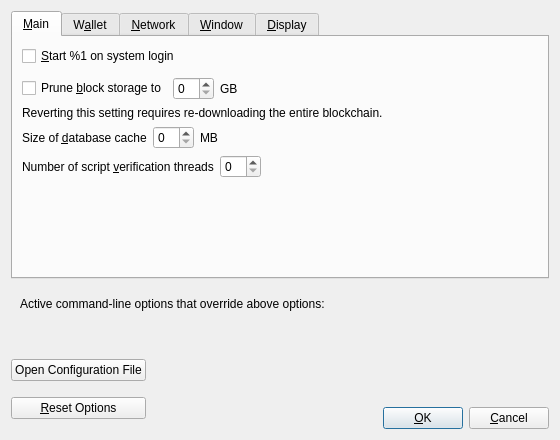
<?xml version="1.0" encoding="UTF-8"?>
<ui version="4.0">
 <class>OptionsDialog</class>
 <widget class="QDialog" name="OptionsDialog">
  <property name="geometry">
   <rect>
    <x>0</x>
    <y>0</y>
    <width>560</width>
    <height>440</height>
   </rect>
  </property>
  <property name="windowTitle">
   <string>Options</string>
  </property>
  <property name="modal">
   <bool>true</bool>
  </property>
  <layout class="QVBoxLayout" name="verticalLayout">
   <item>
    <widget class="QTabWidget" name="tabWidget">
     <property name="currentIndex">
      <number>0</number>
     </property>
     <widget class="QWidget" name="tabMain">
      <attribute name="title">
       <string>&amp;Main</string>
      </attribute>
      <layout class="QVBoxLayout" name="verticalLayout_Main">
       <item>
        <widget class="QCheckBox" name="bitcoinAtStartup">
         <property name="toolTip">
          <string>Automatically start %1 after logging in to the system.</string>
         </property>
         <property name="text">
          <string>&amp;Start %1 on system login</string>
         </property>
        </widget>
       </item>
       <item>
        <spacer name="horizontalSpacer_0_Main">
         <property name="orientation">
          <enum>Qt::Horizontal</enum>
         </property>
         <property name="sizeHint" stdset="0">
          <size>
           <width>40</width>
           <height>5</height>
          </size>
         </property>
        </spacer>
       </item>
       <item>
       <layout class="QHBoxLayout" name="horizontalLayout_Main_Prune">
        <item>
         <widget class="QCheckBox" name="prune">
          <property name="toolTip">
           <string>Disables some advanced features but all blocks will still be fully validated. Reverting this setting requires re-downloading the entire blockchain. Actual disk usage may be somewhat higher.</string>
          </property>
          <property name="text">
           <string>Prune &amp;block storage to</string>
          </property>
         </widget>
        </item>
        <item>
         <widget class="QSpinBox" name="pruneSize"/>
        </item>
         <item>
          <widget class="QLabel" name="pruneSizeUnitLabel">
           <property name="text">
            <string>GB</string>
           </property>
           <property name="textFormat">
            <enum>Qt::PlainText</enum>
           </property>
          </widget>
         </item>
         <item>
          <spacer name="horizontalSpacer_Main_Prune">
           <property name="orientation">
            <enum>Qt::Horizontal</enum>
           </property>
           <property name="sizeHint" stdset="0">
            <size>
             <width>40</width>
             <height>20</height>
            </size>
           </property>
          </spacer>
         </item>
        </layout>
       </item>
       <item>
        <widget class="QLabel" name="pruneWarning">
         <property name="text">
          <string>Reverting this setting requires re-downloading the entire blockchain.</string>
         </property>
         <property name="textFormat">
          <enum>Qt::PlainText</enum>
         </property>
        </widget>
       </item>
       <item>
        <layout class="QHBoxLayout" name="horizontalLayout_2_Main">
         <item>
          <widget class="QLabel" name="databaseCacheLabel">
           <property name="text">
            <string>Size of &amp;database cache</string>
           </property>
           <property name="textFormat">
            <enum>Qt::PlainText</enum>
           </property>
           <property name="buddy">
            <cstring>databaseCache</cstring>
           </property>
          </widget>
         </item>
         <item>
          <widget class="QSpinBox" name="databaseCache"/>
         </item>
         <item>
          <widget class="QLabel" name="databaseCacheUnitLabel">
           <property name="text">
            <string>MB</string>
           </property>
           <property name="textFormat">
            <enum>Qt::PlainText</enum>
           </property>
          </widget>
         </item>
         <item>
          <spacer name="horizontalSpacer_2_Main">
           <property name="orientation">
            <enum>Qt::Horizontal</enum>
           </property>
           <property name="sizeHint" stdset="0">
            <size>
             <width>40</width>
             <height>20</height>
            </size>
           </property>
          </spacer>
         </item>
        </layout>
       </item>
       <item>
        <layout class="QHBoxLayout" name="horizontalLayout_Main_VerifyLabel">
         <item>
          <widget class="QLabel" name="threadsScriptVerifLabel">
           <property name="text">
            <string>Number of script &amp;verification threads</string>
           </property>
           <property name="textFormat">
            <enum>Qt::PlainText</enum>
           </property>
           <property name="buddy">
            <cstring>threadsScriptVerif</cstring>
           </property>
          </widget>
         </item>
         <item>
          <widget class="QSpinBox" name="threadsScriptVerif">
           <property name="toolTip">
            <string>(0 = auto, &lt;0 = leave that many cores free)</string>
           </property>
          </widget>
         </item>
         <item>
          <spacer name="horizontalSpacer_Main_Threads">
           <property name="orientation">
            <enum>Qt::Horizontal</enum>
           </property>
           <property name="sizeHint" stdset="0">
            <size>
             <width>40</width>
             <height>20</height>
            </size>
           </property>
          </spacer>
         </item>
        </layout>
       </item>
       <item>
        <spacer name="verticalSpacer_Main">
         <property name="orientation">
          <enum>Qt::Vertical</enum>
         </property>
         <property name="sizeHint" stdset="0">
          <size>
           <width>20</width>
           <height>40</height>
          </size>
         </property>
        </spacer>
       </item>
      </layout>
     </widget>
     <widget class="QWidget" name="tabWallet">
      <attribute name="title">
       <string>W&amp;allet</string>
      </attribute>
      <layout class="QVBoxLayout" name="verticalLayout_Wallet">
       <item>
        <widget class="QGroupBox" name="groupBox">
         <property name="title">
          <string>Expert</string>
         </property>
         <layout class="QVBoxLayout" name="verticalLayout_2">
          <item>
           <widget class="QCheckBox" name="coinControlFeatures">
            <property name="toolTip">
             <string>Whether to show coin control features or not.</string>
            </property>
            <property name="text">
             <string>Enable coin &amp;control features</string>
            </property>
           </widget>
          </item>
          <item>
           <widget class="QCheckBox" name="spendZeroConfChange">
            <property name="toolTip">
             <string>If you disable the spending of unconfirmed change, the change from a transaction cannot be used until that transaction has at least one confirmation. This also affects how your balance is computed.</string>
            </property>
            <property name="text">
             <string>&amp;Spend unconfirmed change</string>
            </property>
           </widget>
          </item>
         </layout>
        </widget>
       </item>
       <item>
        <spacer name="verticalSpacer_Wallet">
         <property name="orientation">
          <enum>Qt::Vertical</enum>
         </property>
         <property name="sizeHint" stdset="0">
          <size>
           <width>20</width>
           <height>40</height>
          </size>
         </property>
        </spacer>
       </item>
      </layout>
     </widget>
     <widget class="QWidget" name="tabNetwork">
      <attribute name="title">
       <string>&amp;Network</string>
      </attribute>
      <layout class="QVBoxLayout" name="verticalLayout_Network">
       <item>
        <widget class="QCheckBox" name="mapPortUpnp">
         <property name="toolTip">
          <string>Automatically open the Grosh client port on the router. This only works when your router supports UPnP and it is enabled.</string>
         </property>
         <property name="text">
          <string>Map port using &amp;UPnP</string>
         </property>
        </widget>
       </item>
       <item>
        <widget class="QCheckBox" name="allowIncoming">
         <property name="toolTip">
          <string>Accept connections from outside.</string>
         </property>
         <property name="text">
          <string>Allow incomin&amp;g connections</string>
         </property>
        </widget>
       </item>
       <item>
        <widget class="QCheckBox" name="connectSocks">
         <property name="toolTip">
          <string>Connect to the Grosh network through a SOCKS5 proxy.</string>
         </property>
         <property name="text">
          <string>&amp;Connect through SOCKS5 proxy (default proxy):</string>
         </property>
        </widget>
       </item>
       <item>
        <layout class="QHBoxLayout" name="horizontalLayout_1_Network">
         <item>
          <widget class="QLabel" name="proxyIpLabel">
           <property name="text">
            <string>Proxy &amp;IP:</string>
           </property>
           <property name="textFormat">
            <enum>Qt::PlainText</enum>
           </property>
           <property name="buddy">
            <cstring>proxyIp</cstring>
           </property>
          </widget>
         </item>
         <item>
          <widget class="QValidatedLineEdit" name="proxyIp">
           <property name="minimumSize">
            <size>
             <width>140</width>
             <height>0</height>
            </size>
           </property>
           <property name="maximumSize">
            <size>
             <width>140</width>
             <height>16777215</height>
            </size>
           </property>
           <property name="toolTip">
            <string>IP address of the proxy (e.g. IPv4: 127.0.0.1 / IPv6: ::1)</string>
           </property>
          </widget>
         </item>
         <item>
          <widget class="QLabel" name="proxyPortLabel">
           <property name="text">
            <string>&amp;Port:</string>
           </property>
           <property name="textFormat">
            <enum>Qt::PlainText</enum>
           </property>
           <property name="buddy">
            <cstring>proxyPort</cstring>
           </property>
          </widget>
         </item>
         <item>
          <widget class="QLineEdit" name="proxyPort">
           <property name="minimumSize">
            <size>
             <width>55</width>
             <height>0</height>
            </size>
           </property>
           <property name="maximumSize">
            <size>
             <width>55</width>
             <height>16777215</height>
            </size>
           </property>
           <property name="toolTip">
            <string>Port of the proxy (e.g. 9050)</string>
           </property>
          </widget>
         </item>
         <item>
          <spacer name="horizontalSpacer_1_Network">
           <property name="orientation">
            <enum>Qt::Horizontal</enum>
           </property>
           <property name="sizeHint" stdset="0">
            <size>
             <width>40</width>
             <height>20</height>
            </size>
           </property>
          </spacer>
         </item>
        </layout>
       </item>
       <item>
        <layout class="QHBoxLayout" name="horizontalLayout_2_Network">
         <item>
          <widget class="QLabel" name="proxyActiveNets">
           <property name="text">
            <string>Used for reaching peers via:</string>
           </property>
           <property name="textFormat">
            <enum>Qt::PlainText</enum>
           </property>
          </widget>
         </item>
         <item>
          <widget class="QCheckBox" name="proxyReachIPv4">
           <property name="enabled">
            <bool>false</bool>
           </property>
           <property name="toolTip">
            <string>Shows if the supplied default SOCKS5 proxy is used to reach peers via this network type.</string>
           </property>
           <property name="text">
            <string/>
           </property>
          </widget>
         </item>
         <item>
          <widget class="QLabel" name="proxyReachIPv4Label">
           <property name="text">
            <string>IPv4</string>
           </property>
           <property name="textFormat">
            <enum>Qt::PlainText</enum>
           </property>
          </widget>
         </item>
         <item>
          <widget class="QCheckBox" name="proxyReachIPv6">
           <property name="enabled">
            <bool>false</bool>
           </property>
           <property name="toolTip">
            <string>Shows if the supplied default SOCKS5 proxy is used to reach peers via this network type.</string>
           </property>
           <property name="text">
            <string/>
           </property>
          </widget>
         </item>
         <item>
          <widget class="QLabel" name="proxyReachIPv6Label">
           <property name="text">
            <string>IPv6</string>
           </property>
           <property name="textFormat">
            <enum>Qt::PlainText</enum>
           </property>
          </widget>
         </item>
         <item>
          <widget class="QCheckBox" name="proxyReachTor">
           <property name="enabled">
            <bool>false</bool>
           </property>
           <property name="toolTip">
            <string>Shows if the supplied default SOCKS5 proxy is used to reach peers via this network type.</string>
           </property>
           <property name="text">
            <string/>
           </property>
          </widget>
         </item>
         <item>
          <widget class="QLabel" name="proxyReachTorLabel">
           <property name="text">
            <string>Tor</string>
           </property>
           <property name="textFormat">
            <enum>Qt::PlainText</enum>
           </property>
          </widget>
         </item>
         <item>
          <spacer name="horizontalSpacer_2_Network">
           <property name="orientation">
            <enum>Qt::Horizontal</enum>
           </property>
           <property name="sizeHint" stdset="0">
            <size>
             <width>40</width>
             <height>20</height>
            </size>
           </property>
          </spacer>
         </item>
        </layout>
       </item>
       <item>
        <widget class="QCheckBox" name="connectSocksTor">
         <property name="toolTip">
          <string>Connect to the Grosh network through a separate SOCKS5 proxy for Tor hidden services.</string>
         </property>
         <property name="text">
          <string>Use separate SOCKS&amp;5 proxy to reach peers via Tor hidden services:</string>
         </property>
        </widget>
       </item>
       <item>
        <layout class="QHBoxLayout" name="horizontalLayout_3_Network">
         <item>
          <widget class="QLabel" name="proxyIpTorLabel">
           <property name="text">
            <string>Proxy &amp;IP:</string>
           </property>
           <property name="textFormat">
            <enum>Qt::PlainText</enum>
           </property>
           <property name="buddy">
            <cstring>proxyIpTor</cstring>
           </property>
          </widget>
         </item>
         <item>
          <widget class="QValidatedLineEdit" name="proxyIpTor">
           <property name="minimumSize">
            <size>
             <width>140</width>
             <height>0</height>
            </size>
           </property>
           <property name="maximumSize">
            <size>
             <width>140</width>
             <height>16777215</height>
            </size>
           </property>
           <property name="toolTip">
            <string>IP address of the proxy (e.g. IPv4: 127.0.0.1 / IPv6: ::1)</string>
           </property>
          </widget>
         </item>
         <item>
          <widget class="QLabel" name="proxyPortTorLabel">
           <property name="text">
            <string>&amp;Port:</string>
           </property>
           <property name="textFormat">
            <enum>Qt::PlainText</enum>
           </property>
           <property name="buddy">
            <cstring>proxyPortTor</cstring>
           </property>
          </widget>
         </item>
         <item>
          <widget class="QLineEdit" name="proxyPortTor">
           <property name="minimumSize">
            <size>
             <width>55</width>
             <height>0</height>
            </size>
           </property>
           <property name="maximumSize">
            <size>
             <width>55</width>
             <height>16777215</height>
            </size>
           </property>
           <property name="toolTip">
            <string>Port of the proxy (e.g. 9050)</string>
           </property>
          </widget>
         </item>
         <item>
          <spacer name="horizontalSpacer_4_Network">
           <property name="orientation">
            <enum>Qt::Horizontal</enum>
           </property>
           <property name="sizeHint" stdset="0">
            <size>
             <width>40</width>
             <height>20</height>
            </size>
           </property>
          </spacer>
         </item>
        </layout>
       </item>
       <item>
        <spacer name="verticalSpacer_Network">
         <property name="orientation">
          <enum>Qt::Vertical</enum>
         </property>
         <property name="sizeHint" stdset="0">
          <size>
           <width>20</width>
           <height>40</height>
          </size>
         </property>
        </spacer>
       </item>
      </layout>
     </widget>
     <widget class="QWidget" name="tabWindow">
      <attribute name="title">
       <string>&amp;Window</string>
      </attribute>
      <layout class="QVBoxLayout" name="verticalLayout_Window">
       <item>
        <widget class="QCheckBox" name="hideTrayIcon">
         <property name="toolTip">
          <string>Hide the icon from the system tray.</string>
         </property>
         <property name="text">
          <string>&amp;Hide tray icon</string>
         </property>
        </widget>
       </item>
       <item>
        <widget class="QCheckBox" name="minimizeToTray">
         <property name="toolTip">
          <string>Show only a tray icon after minimizing the window.</string>
         </property>
         <property name="text">
          <string>&amp;Minimize to the tray instead of the taskbar</string>
         </property>
        </widget>
       </item>
       <item>
        <widget class="QCheckBox" name="minimizeOnClose">
         <property name="toolTip">
          <string>Minimize instead of exit the application when the window is closed. When this option is enabled, the application will be closed only after selecting Exit in the menu.</string>
         </property>
         <property name="text">
          <string>M&amp;inimize on close</string>
         </property>
        </widget>
       </item>
       <item>
        <spacer name="verticalSpacer_Window">
         <property name="orientation">
          <enum>Qt::Vertical</enum>
         </property>
         <property name="sizeHint" stdset="0">
          <size>
           <width>20</width>
           <height>40</height>
          </size>
         </property>
        </spacer>
       </item>
      </layout>
     </widget>
     <widget class="QWidget" name="tabDisplay">
      <attribute name="title">
       <string>&amp;Display</string>
      </attribute>
      <layout class="QVBoxLayout" name="verticalLayout_Display">
       <item>
        <layout class="QHBoxLayout" name="horizontalLayout_1_Display">
         <item>
          <widget class="QLabel" name="langLabel">
           <property name="text">
            <string>User Interface &amp;language:</string>
           </property>
           <property name="textFormat">
            <enum>Qt::PlainText</enum>
           </property>
           <property name="buddy">
            <cstring>lang</cstring>
           </property>
          </widget>
         </item>
         <item>
          <widget class="QValueComboBox" name="lang">
           <property name="toolTip">
            <string>The user interface language can be set here. This setting will take effect after restarting %1.</string>
           </property>
          </widget>
         </item>
        </layout>
       </item>
       <item>
        <layout class="QHBoxLayout" name="horizontalLayout_2_Display">
         <item>
          <widget class="QLabel" name="unitLabel">
           <property name="text">
            <string>&amp;Unit to show amounts in:</string>
           </property>
           <property name="textFormat">
            <enum>Qt::PlainText</enum>
           </property>
           <property name="buddy">
            <cstring>unit</cstring>
           </property>
          </widget>
         </item>
         <item>
          <widget class="QValueComboBox" name="unit">
           <property name="toolTip">
            <string>Choose the default subdivision unit to show in the interface and when sending coins.</string>
           </property>
          </widget>
         </item>
        </layout>
       </item>
       <item>
        <layout class="QHBoxLayout" name="horizontalLayout_3_Display">
         <item>
          <widget class="QLabel" name="thirdPartyTxUrlsLabel">
           <property name="toolTip">
            <string>Third party URLs (e.g. a block explorer) that appear in the transactions tab as context menu items. %s in the URL is replaced by transaction hash. Multiple URLs are separated by vertical bar |.</string>
           </property>
           <property name="text">
            <string>&amp;Third party transaction URLs</string>
           </property>
           <property name="buddy">
            <cstring>thirdPartyTxUrls</cstring>
           </property>
          </widget>
         </item>
         <item>
          <widget class="QLineEdit" name="thirdPartyTxUrls">
           <property name="toolTip">
            <string>Third party URLs (e.g. a block explorer) that appear in the transactions tab as context menu items. %s in the URL is replaced by transaction hash. Multiple URLs are separated by vertical bar |.</string>
           </property>
          </widget>
         </item>
        </layout>
       </item>
       <item>
        <spacer name="verticalSpacer_Display">
         <property name="orientation">
          <enum>Qt::Vertical</enum>
         </property>
         <property name="sizeHint" stdset="0">
          <size>
           <width>20</width>
           <height>40</height>
          </size>
         </property>
        </spacer>
       </item>
      </layout>
     </widget>
    </widget>
   </item>
   <item>
    <widget class="QFrame" name="frame">
     <layout class="QVBoxLayout" name="verticalLayout_Bottom">
      <item>
       <layout class="QHBoxLayout" name="horizontalLayout_Bottom">
        <item>
         <widget class="QLabel" name="overriddenByCommandLineInfoLabel">
          <property name="text">
           <string>Active command-line options that override above options:</string>
          </property>
          <property name="textFormat">
           <enum>Qt::PlainText</enum>
          </property>
         </widget>
        </item>
        <item>
         <spacer name="horizontalSpacer_Bottom">
          <property name="orientation">
           <enum>Qt::Horizontal</enum>
          </property>
          <property name="sizeHint" stdset="0">
           <size>
            <width>40</width>
            <height>20</height>
           </size>
          </property>
         </spacer>
        </item>
       </layout>
      </item>
      <item>
       <widget class="QLabel" name="overriddenByCommandLineLabel">
        <property name="text">
         <string/>
        </property>
        <property name="textFormat">
         <enum>Qt::PlainText</enum>
        </property>
        <property name="wordWrap">
         <bool>true</bool>
        </property>
       </widget>
      </item>
     </layout>
    </widget>
   </item>
   <item>
    <layout class="QHBoxLayout" name="horizontalLayout_Buttons">
     <item>
      <layout class="QVBoxLayout" name="verticalLayout_Buttons">
       <item>
        <widget class="QPushButton" name="openBitcoinConfButton">
         <property name="toolTip">
          <string>Open the %1 configuration file from the working directory.</string>
         </property>
         <property name="text">
          <string>Open Configuration File</string>
         </property>
         <property name="autoDefault">
          <bool>false</bool>
         </property>
        </widget>
       </item>
       <item>
        <widget class="QPushButton" name="resetButton">
         <property name="toolTip">
          <string>Reset all client options to default.</string>
         </property>
         <property name="text">
          <string>&amp;Reset Options</string>
         </property>
         <property name="autoDefault">
          <bool>false</bool>
         </property>
        </widget>
       </item>
      </layout>
     </item>
     <item>
      <spacer name="horizontalSpacer_1">
       <property name="orientation">
        <enum>Qt::Horizontal</enum>
       </property>
       <property name="sizeHint" stdset="0">
        <size>
         <width>40</width>
         <height>48</height>
        </size>
       </property>
      </spacer>
     </item>
     <item>
      <widget class="QLabel" name="statusLabel">
       <property name="minimumSize">
        <size>
         <width>200</width>
         <height>0</height>
        </size>
       </property>
       <property name="font">
        <font>
         <weight>75</weight>
         <bold>true</bold>
        </font>
       </property>
       <property name="text">
        <string/>
       </property>
       <property name="textFormat">
        <enum>Qt::PlainText</enum>
       </property>
       <property name="wordWrap">
        <bool>true</bool>
       </property>
      </widget>
     </item>
     <item>
      <spacer name="horizontalSpacer_2">
       <property name="orientation">
        <enum>Qt::Horizontal</enum>
       </property>
       <property name="sizeHint" stdset="0">
        <size>
         <width>40</width>
         <height>48</height>
        </size>
       </property>
      </spacer>
     </item>
     <item>
      <layout class="QVBoxLayout" name="verticalLayout_4">
       <item>
        <spacer name="verticalSpacer">
         <property name="orientation">
          <enum>Qt::Vertical</enum>
         </property>
         <property name="sizeHint" stdset="0">
          <size>
           <width>20</width>
           <height>40</height>
          </size>
         </property>
        </spacer>
       </item>
       <item>
        <layout class="QHBoxLayout" name="horizontalLayout">
         <item>
          <widget class="QPushButton" name="okButton">
           <property name="text">
            <string>&amp;OK</string>
           </property>
           <property name="autoDefault">
            <bool>false</bool>
           </property>
           <property name="default">
            <bool>true</bool>
           </property>
          </widget>
         </item>
         <item>
          <widget class="QPushButton" name="cancelButton">
           <property name="text">
            <string>&amp;Cancel</string>
           </property>
           <property name="autoDefault">
            <bool>false</bool>
           </property>
          </widget>
         </item>
        </layout>
       </item>
      </layout>
     </item>
    </layout>
   </item>
  </layout>
 </widget>
 <customwidgets>
  <customwidget>
   <class>QValidatedLineEdit</class>
   <extends>QLineEdit</extends>
   <header>qt/qvalidatedlineedit.h</header>
  </customwidget>
  <customwidget>
   <class>QValueComboBox</class>
   <extends>QComboBox</extends>
   <header>qt/qvaluecombobox.h</header>
  </customwidget>
 </customwidgets>
 <resources/>
 <connections/>
</ui>
